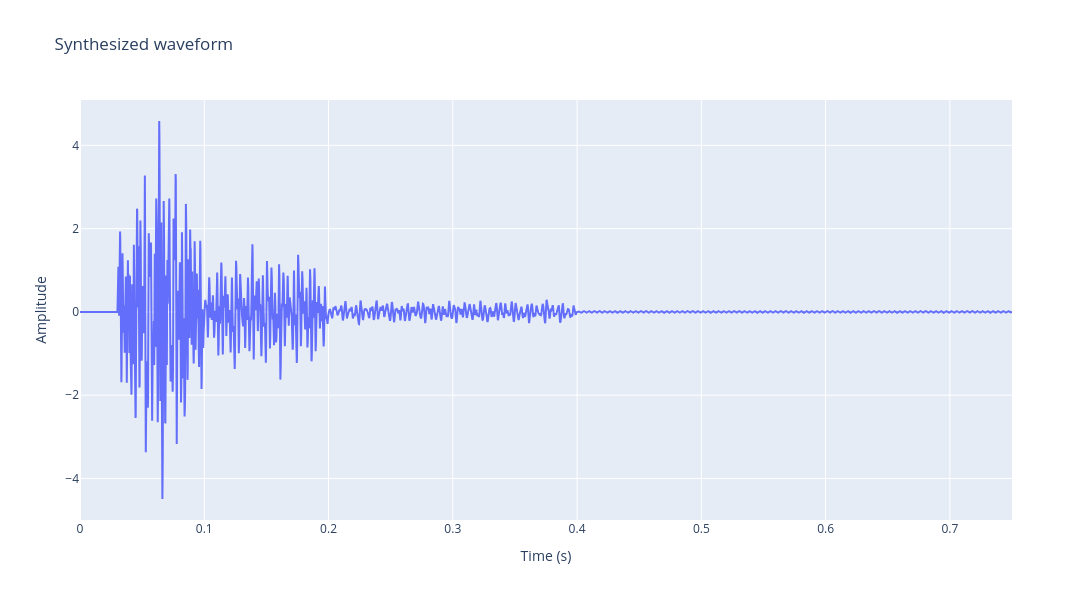
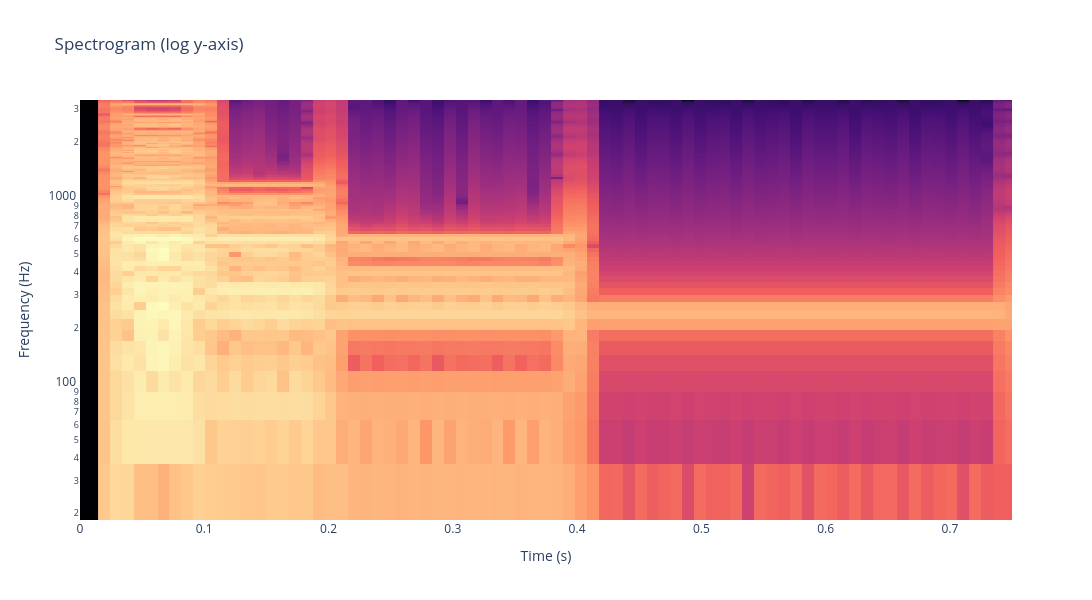

Notebook cell for these charts, in order:
### Markdown cell above
We can treat the estimated sampling frequency as guidance, but we can freely change the time step (`k`) to experiment:

### Code cell
from audiospylt.plot_wave import plot_waves

# Define the time step k (seconds) and corresponding sample rate
k=0.00015
sample_rate = 1.0 / k

# Optional FFT/spectrogram settings (forwarded to `audiospylt.audio_utils.plot_spectrogram`)
spectrogram_kwargs = {
    # Y-axis scaling
    "y_axis_mode": "log",           # 'linear' | 'log' | 'mel' | 'mixed'
    "y_axis_mix": 0.5,               # 0..1 (only for 'mixed': blends linear<->log spacing)
    "mixed_log_floor_hz": 1.0,       # >0 (only for 'mixed': log floor; keep >0 to avoid log(0))

    # FFT / time-frequency settings
    "n_fft": 256,                    # window/FFT size; larger -> finer frequency bins, coarser time bins
    "window_type": "hann",          # window shape (scipy.signal.get_window)
    "overlap": 0.75,                 # fraction of window overlap; keep <0.95 (hop must stay >0)
    "oversample_factor": 1.0,        # >=1.0; zero-pads the FFT (more interpolated frequency grid, same time grid)

    # Mel settings (only for y_axis_mode='mel')
    "mel_bins": 128,
    "mel_fmax": sample_rate / 2,     # cap at Nyquist

    # Rendering / framing (affects both computation and how the plot aligns in time)
    "scaling": "density",           # SciPy scaling: 'density' (PSD-like, per Hz) | 'spectrum' (per-bin)
    "mode": "magnitude",            # 'magnitude' = |STFT|, 'psd' = power spectral density (scaling applies)
    "cmap": "Magma",                # Plotly continuous colorscale name (e.g. 'Viridis', 'Magma', ...)

    # STFT edge handling:
    # - None: no padding ("valid" framing); first/last ~n_fft/2 may be missing in the visible extent
    # - 'zeros': pad both sides by n_fft//2 so a frame can be centered at t=0 (shows pre-zero padding)
    # - 'zeros_end': pad only the end so the first full window starts at t=0 (often cleaner for onsets)
    # - any other string: forwarded as `numpy.pad` mode (pads both sides by n_fft//2)
    "boundary": "zeros",

    # If True, add minimal end-padding so the last hop boundary inside the *original* signal
    # still gets a frame (helps avoid an overlap-dependent "gap" near the end).
    "padded": True,

    # X-axis view range:
    # - 'signal': force x-axis to [0, duration] (aligns with waveform)
    # - 'stft': show the full extent of generated frames (can include padding tails)
    "time_range": "signal",

    "show": True,                    # show the Plotly figure now (`plot_waves` defaults to `True` if omitted)
}

# Default behavior: show the synthesized waveform only (time-step `k` resolution intact).
# Set show_fft=True when you want the spectrogram.
y_combined = plot_waves(
    new_df,
    k,
    # Convenience fade duration (seconds) applied to *both* ends of each event.
    # - 0 disables per-event edge fades (useful when you want exact hard boundaries)
    # - You can override per-row with df columns 'fade_in_s' / 'fade_out_s'
    # - Or pass fade_in_s=... / fade_out_s=... to control globally (takes precedence over edge_fade_s)
    edge_fade_s=0.0025,
    # Phase handling inside each event:
    # - 'reset': phase restarts at each event start (simple; most prone to boundary clicks)
    # - 'global': absolute-time-referenced phase; keeps phase continuous across adjacent events
    #             when freq_start==freq_stop (constant-frequency bins)
    # - 'chirp': integrates a linear ramp so instantaneous frequency follows
    #             freq_start->freq_stop *within* the event (does not guarantee continuity across events)
    phase_mode="chirp",
    show_waveform=True,
    show_fft=True,
    spectrogram_kwargs=spectrogram_kwargs,
    plot_width=1100,
    plot_height=600,
)

### Figure 1 — Plotly figure (JSON) as saved in the notebook; plotly's stock layout.template omitted (floating-point values rounded to 4 significant figures; data arrays with more than 128 entries replaced by an {"elided": "..."} marker saying what was removed)
{"data": [{"mode": "lines", "name": "Synthesized", "type": "scatter", "x": {"elided": "5001 float values"}, "y": {"elided": "5001 float values"}}], "layout": {"autosize": false, "height": 600, "title": {"text": "Synthesized waveform"}, "width": 1100, "xaxis": {"range": [0, 0.75], "title": {"text": "Time (s)"}}, "yaxis": {"title": {"text": "Amplitude"}}}}

### Figure 2 — Plotly figure (JSON) as saved in the notebook; plotly's stock layout.template omitted (floating-point values rounded to 4 significant figures; data arrays with more than 128 entries replaced by an {"elided": "..."} marker saying what was removed)
{"data": [{"coloraxis": "coloraxis", "hovertemplate": "Time (s): %{x}<br>Frequency (Hz): %{y}<br>Amplitude (dB): %{z}<extra></extra>", "name": "0", "type": "heatmap", "x": [0.0, 0.0096, 0.0192, 0.0288, 0.0384, 0.048, 0.0576, 0.0672, 0.0768, 0.0864, 0.096, 0.1056, 0.1152, 0.1248, 0.1344, 0.144, 0.1536, 0.1632, 0.1728, 0.1824, 0.192, 0.2016, 0.2112, 0.2208, 0.2304, 0.24, 0.2496, 0.2592, 0.2688, 0.2784, 0.288, 0.2976, 0.3072, 0.3168, 0.3264, 0.336, 0.3456, 0.3552, 0.3648, 0.3744, 0.384, 0.3936, 0.4032, 0.4128, 0.4224, 0.432, 0.4416, 0.4512, 0.4608, 0.4704, 0.48, 0.4896, 0.4992, 0.5088, 0.5184, 0.528, 0.5376, 0.5472, 0.5568, 0.5664, 0.576, 0.5856, 0.5952, 0.6048, 0.6144, 0.624, 0.6336, 0.6432, 0.6528, 0.6624, 0.672, 0.6816, 0.6912, 0.7008, 0.7104, 0.72, 0.7296, 0.7392, 0.7488, 0.7584, 0.768], "xaxis": "x", "y": [26.04, 52.08, 78.12, 104.2, 130.2, 156.2, 182.3, 208.3, 234.4, 260.4, 286.5, 312.5, 338.5, 364.6, 390.6, 416.7, 442.7, 468.8, 494.8, 520.8, 546.9, 572.9, 599.0, 625.0, 651.0, 677.1, 703.1, 729.2, 755.2, 781.2, 807.3, 833.3, 859.4, 885.4, 911.5, 937.5, 963.5, 989.6, 1016.0, 1042.0, 1068.0, 1094.0, 1120.0, 1146.0, 1172.0, 1198.0, 1224.0, 1250.0, 1276.0, 1302.0, 1328.0, 1354.0, 1380.0, 1406.0, 1432.0, 1458.0, 1484.0, 1510.0, 1536.0, 1562.0, 1589.0, 1615.0, 1641.0, 1667.0, 1693.0, 1719.0, 1745.0, 1771.0, 1797.0, 1823.0, 1849.0, 1875.0, 1901.0, 1927.0, 1953.0, 1979.0, 2005.0, 2031.0, 2057.0, 2083.0, 2109.0, 2135.0, 2161.0, 2188.0, 2214.0, 2240.0, 2266.0, 2292.0, 2318.0, 2344.0, 2370.0, 2396.0, 2422.0, 2448.0, 2474.0, 2500.0, 2526.0, 2552.0, 2578.0, 2604.0, 2630.0, 2656.0, 2682.0, 2708.0, 2734.0, 2760.0, 2786.0, 2812.0, 2839.0, 2865.0, 2891.0, 2917.0, 2943.0, 2969.0, 2995.0, 3021.0, 3047.0, 3073.0, 3099.0, 3125.0, 3151.0, 3177.0, 3203.0, 3229.0, 3255.0, 3281.0, 3307.0, 3333.0], "yaxis": "y", "z": {"elided": "128x81 float values"}}], "layout": {"autosize": false, "coloraxis": {"colorbar": {"title": {"text": "Amplitude (dB)"}}, "colorscale": [[0, "#000004"], [0.1111, "#180f3d"], [0.2222, "#440f76"], [0.3333, "#721f81"], [0.4444, "#9e2f7f"], [0.5556, "#cd4071"], [0.6667, "#f1605d"], [0.7778, "#fd9668"], [0.8889, "#feca8d"], [1, "#fcfdbf"]], "showscale": false}, "height": 600, "title": {"text": "Spectrogram (log y-axis)"}, "width": 1100, "xaxis": {"anchor": "y", "autorange": false, "domain": [0, 1], "range": [0, 0.75], "title": {"text": "Time (s)"}}, "yaxis": {"anchor": "x", "autorange": true, "domain": [0, 1], "title": {"text": "Frequency (Hz)"}, "type": "log"}}}
